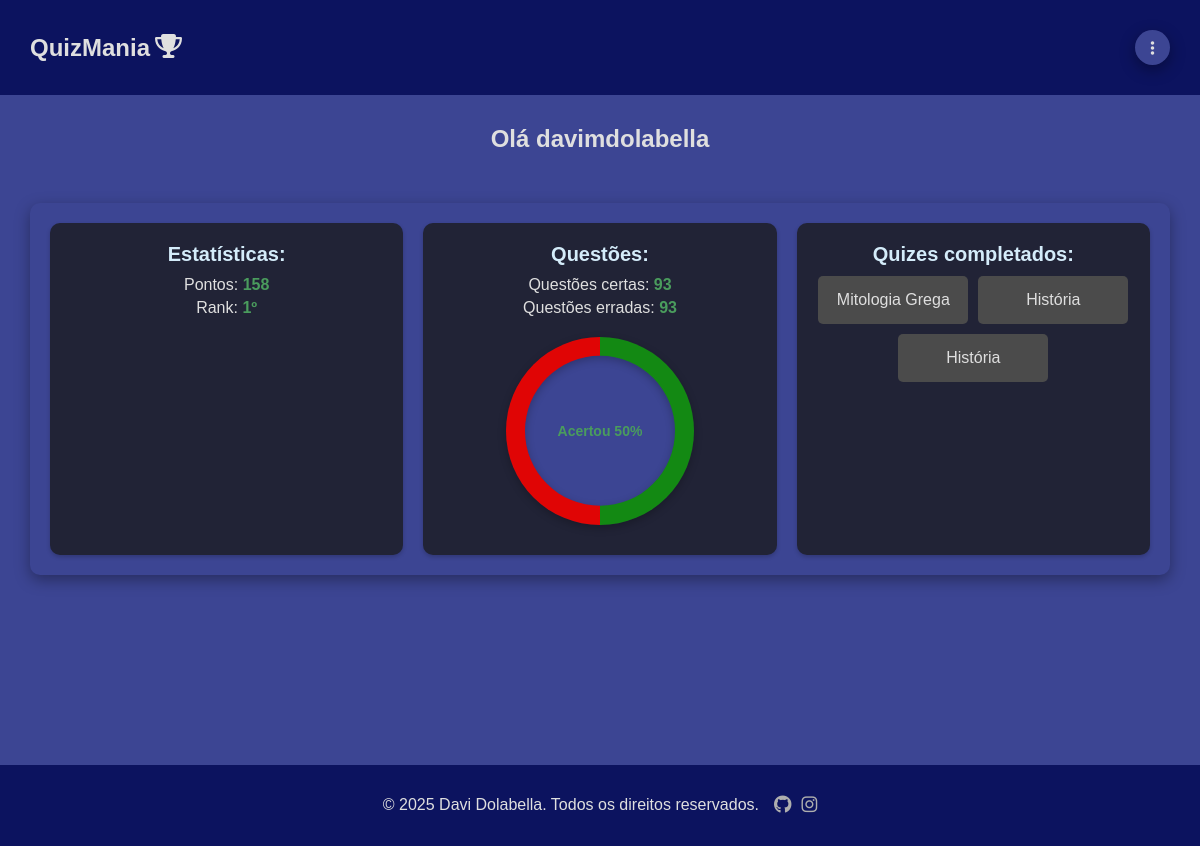
The page /user/profile/ (signed in) on the database its author committed.
### quizmania/models.py (models this page shows, shortened)
class Profile(models.Model):
    user = models.OneToOneField(
        User, on_delete=models.CASCADE, related_name='profile'
    )
    completed_quizes = models.ManyToManyField(
        Quiz, blank=True, related_name='profiles'
    )
    correct_questions = models.IntegerField(default=0)
    incorrect_questions = models.IntegerField(default=0)
    correct_questions_percentage = models.DecimalField(
        max_digits=3,
        decimal_places=0,
        default=0
    )
    incorrect_questions_percentage = models.DecimalField(
        max_digits=3,
        decimal_places=0,
        default=0
    )
    points = models.IntegerField(default=0)
    ranking = models.PositiveIntegerField(blank=True, null=True)

class Quiz(models.Model):
    title = models.CharField(max_length=20)
    description = models.TextField(max_length=50)
    created_at = models.DateTimeField(auto_now_add=True)
    updated_at = models.DateTimeField(auto_now=True)
    cover = models.ImageField(upload_to='quiz/covers/%Y/%m/%d/', blank=True, null=True)
    qnt_easy_questions = models.IntegerField(null=True, blank=True)
    qnt_mid_questions = models.IntegerField(null=True, blank=True)
    qnt_diff_questions = models.IntegerField(null=True, blank=True)
    category = models.ForeignKey(
        Category, on_delete=models.SET_NULL, related_name='quizes', null=True
    )
    difficulty = models.ForeignKey(
        Difficulty, on_delete=models.SET_NULL, null=True,
    )

### quizmania/views.py (the view)
# urls.py: path('user/profile/', views.UserProfile.as_view(), name='profile'),
class UserProfile(LoginRequiredMixin, DetailView):
    model = models.User
    context_object_name = 'user'
    template_name = 'quizmania/pages/profile.html'
    login_url = LOGIN_URL
    redirect_field_name = REDIRECT_FIELD_NAME
    def get_object(self, queryset = None):
        return self.request.user

### quizmania/templates/quizmania/pages/profile.html
{% extends "global/base.html" %}
{% block content %}
<div class="main container">
    <h2 class="username">Olá {{user}}</h2>
    <div class="stats-container">
        <div class="base-stats stats">
            <h2>Estatísticas:</h2>
            <p>Pontos: <span>{{user.profile.points}}</span></p>
            <p>Rank: <span>{{user.profile.ranking}}º</span></p>
        </div>
        <div class="qustions-stats stats">
            <h2>Questões:</h2>
            <p>Questões certas: <span>{{user.profile.correct_questions}}</span></p>
            <p>Questões erradas: <span>{{user.profile.incorrect_questions}}</span></p>
            <div class="circular-chart" style="
                --percentage-correct: {{user.profile.correct_questions_percentage}}%; --percentage-incorrect: {{user.profile.incorrect_questions_percentage}}%;
            ">
                <div class="circle">
                  <span class="text">Acertou {{user.profile.correct_questions_percentage}}%</span>
                </div>
            </div>
        </div>
        <div class="quiz-stats stats">
            <h2>Quizes completados:</h2>
            <div class="quizes-stats-container">
                {% for quiz in user.profile.completed_quizes.all %}
                <div class="quiz-stats-single">
                    <p>{{quiz.title}}</p>
                </div>
                {% endfor %}
            </div>
        </div>
    </div>
  </div>
{% endblock content %}

### base_static/global/css/style.css (style rules this page uses)
:root { --color-primary: #269fe6; --color-primary-hover: #2086c2; --color-primary-dark: #3c4593; --color-primary-dark-header:#0c135f; --color-is-past-deadline-dark:#331414; --color-is-past-deadline:#3a1515; --color-primary-dark-hover: #212336; --color-primary-light: #d4ecfa; --color-primary-light-hover: #bdd8e7; --color-white: #dfdfdf; --color-black: #000; --color-dark-text: #444; --color-info-light: #cce5ff; --color-debug-light: #cce5ff; --color-success-light: #d4edda; --color-alert-light: #fff3cd; --color-warning-light: #fff3cd; --color-error-light: #f8d7da; --color-info-dark: #4d86c4; --color-debug-dark: #4d86c4; --color-success-dark: #4a9c5d; --color-alert-dark: #927f40; --color-warning-dark: #b39c53; --color-error-dark: #da525d; --color-gray-0: #f9f9f9; --color-gray-1: #e0e0e0; --color-gray-2: #c7c7c7; --color-gray-3: #aeaeae; --color-gray-4: #959595; --color-gray-5: #7d7d7d; --color-gray-6: #646464; --color-gray-7: #4b4b4b; --color-gray-8: #323232; --color-gray-9: #191919; --search-focus-color:#E8F0FE; --font-primary: sans-serif; --font-headings: sans-serif; --spacing-gutter-small: 2rem; --spacing-gutter-medium: 3rem; --spacing-gutter-large: 4rem; }
* { padding: 0; margin: 0; box-sizing: border-box; }
html { font-size: 62.5%; color: var(--color-white); background-color: var(--color-primary-dark-header); }
body { font-size: 1.6rem; font-family: var(--font-primary); background-color: var(--color-primary-dark); overflow-x: hidden; }
h1,h2,h3,h4,h5,h6 { font-family: var(--font-headings); }
.container { max-width: 144rem; margin: 0 auto; padding: var(--spacing-gutter-medium); }
.main { display: flex; flex-direction: column; flex-wrap: nowrap; justify-content: center; width: 100%; gap: 5rem; margin-bottom: 20vh; }
.circular-chart { margin: 0 auto; z-index: 2; width: 100%; background: conic-gradient(rgb(19, 137, 19) 0% var(--percentage-correct), rgb(224, 5, 5) var(--percentage-correct) var(--percentage-incorrect)); border-radius: 50%; position: relative; display: flex; justify-content: center; align-items: center; padding-top: 100%; box-shadow: rgba(0, 0, 0, 0.24) 0px 3px 8px; }
.circle { width: 80%; height: 80%; border-radius: 50%; display: flex; justify-content: center; align-items: center; position: absolute; top: 50%; transform: translateY(-50%); background: var(--color-primary-dark); box-shadow: rgba(0, 0, 0, 0.24) 0px 3px 8px inset; }
.text { font-size: 1.5rem; font-weight: bold; color: var(--color-gray-2); }
.username { font-size: 2.4rem; font-weight: bold; color: var(--color-white); text-align: center; margin-bottom: 2rem auto; }
.stats-container { display: grid; grid-template-columns: repeat(auto-fit, minmax(300px, 1fr)); gap: 2rem; padding: 2rem; background: var(--color-primary-dark); border-radius: 1rem; box-shadow: rgba(0, 0, 0, 0.35) 0px 5px 15px; }
.stats { background: var(--color-primary-dark-hover); padding: 2rem; border-radius: 1rem; text-align: center; color: var(--color-white); box-shadow: 0 2px 4px rgba(0, 0, 0, 0.2); }
.stats h2 { font-size: 2rem; margin-bottom: 1rem; color: var(--color-primary-light); }
.stats p { font-size: 1.6rem; margin: 0.5rem 0; }
.stats span { font-weight: bold; color: var(--color-success-dark); }
.stats-container .circular-chart { width: 60%; padding-top: 60%; margin: 1rem auto; margin-top: 2rem; background: conic-gradient( rgb(19, 137, 19) 0% var(--percentage-correct), rgb(224, 5, 5) var(--percentage-correct) var(--percentage-incorrect) ); border-radius: 50%; display: flex; justify-content: center; align-items: center; position: relative; box-shadow: rgba(0, 0, 0, 0.24) 0px 3px 8px; }
.stats-container .circle { width: 80%; height: 80%; border-radius: 50%; display: flex; justify-content: center; align-items: center; background: var(--color-primary-dark); box-shadow: rgba(0, 0, 0, 0.24) 0px 3px 8px inset; position: absolute; }
.text { font-size: 1.4rem; font-weight: bold; color: var(--color-white); text-align: center; }
.quiz-stats { width: 100%; }
.quizes-stats-container { display: flex; flex-wrap: wrap; gap: 1rem; justify-content: center; overflow-y: auto; max-height: 22rem; }
.quiz-stats-single { background: var(--color-gray-7); padding: 1rem; border-radius: 0.5rem; color: var(--color-white); font-size: 1.4rem; text-align: center; min-width: 150px; }

### rows shown on the page
Quiz: title "Mitologia Grega"
Quiz: title "História"
Quiz: title "História"

### other values the page prints
{{ user }} "davimdolabella"
{{ user.profile.points }} "158"
{{ user.profile.ranking }} "1"
{{ user.profile.correct_questions }} "93"
{{ user.profile.incorrect_questions }} "93"
{{ user.profile.correct_questions_percentage }} "50"
